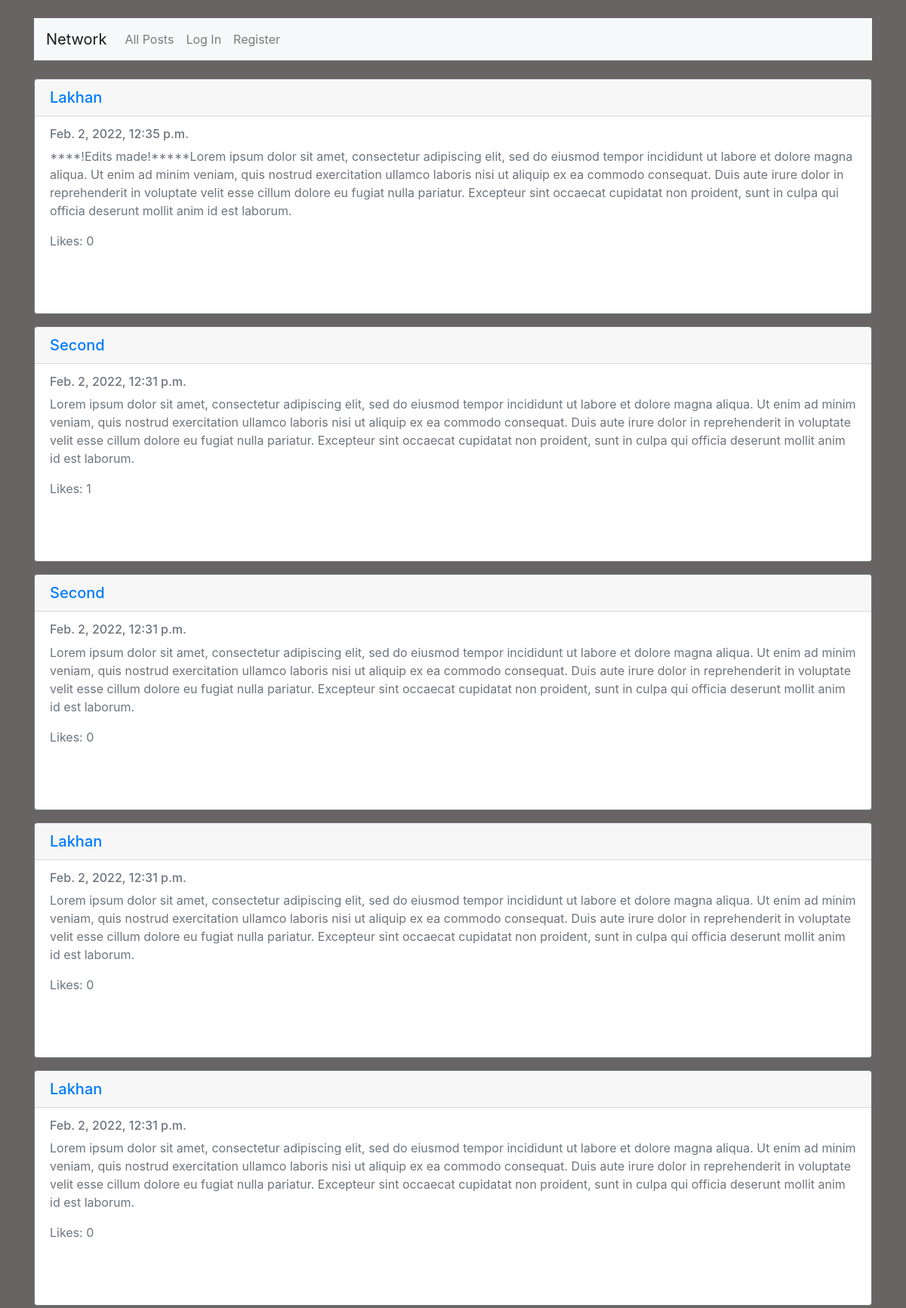
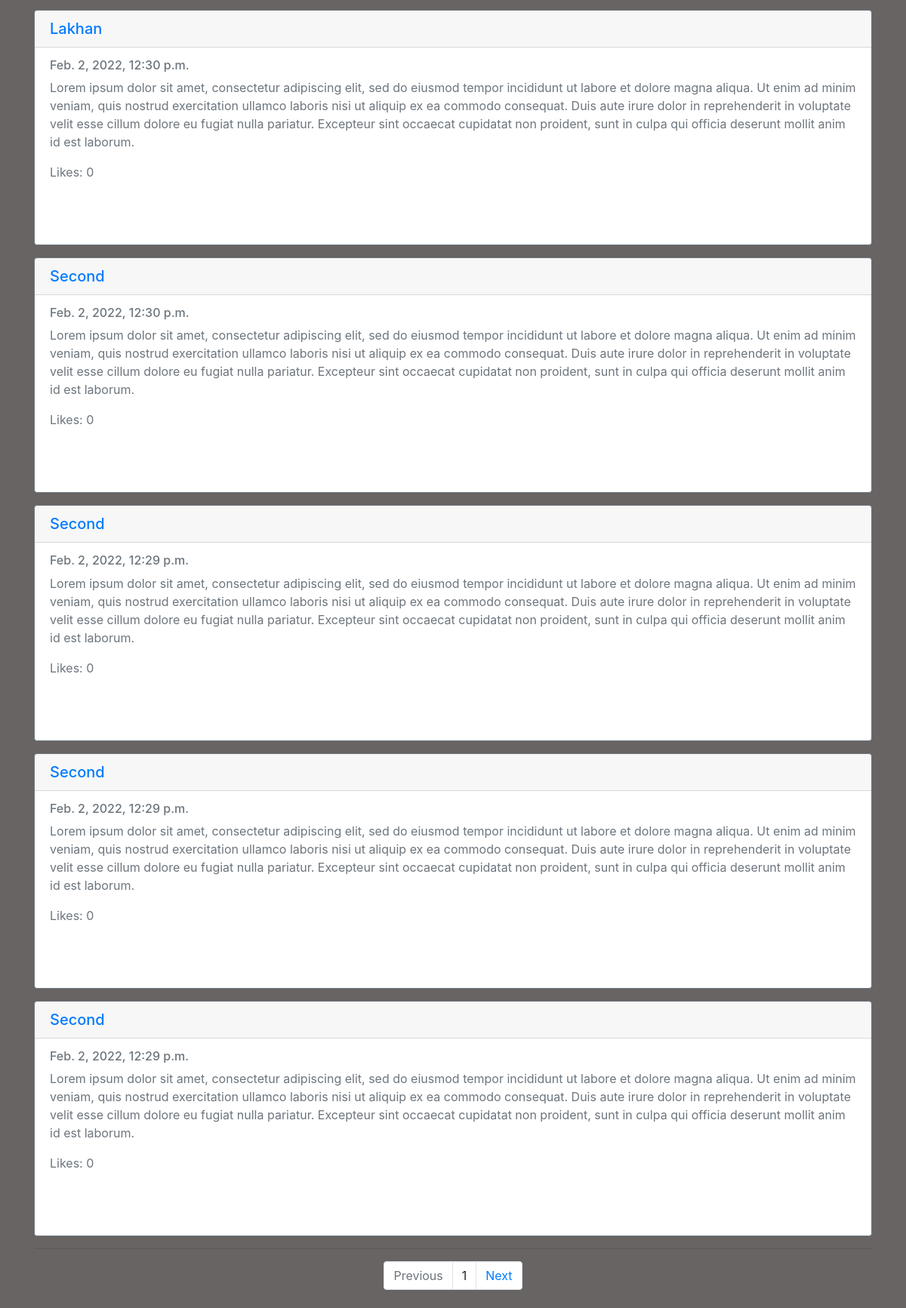
The page / on the database its author committed (2 pictures, top to bottom).
### network/models.py (models this page shows, shortened)
class Posts(models.Model):
    content = models.CharField(max_length=255)
    user = models.ForeignKey(User, on_delete=models.CASCADE, related_name='author')
    date = models.DateTimeField(auto_now_add=True)
    liked = models.ManyToManyField(User, default=None, blank=True, related_name='post_likes')

class User(AbstractUser):
    pass

### network/views.py (the view)
# urls.py: path("", views.index, name="index"),
def index(request):
    posts = Posts.objects.all().order_by('id').reverse()
    paginator = Paginator(posts, 10)
    page_no = request.GET.get('page')
    page_object = paginator.get_page(page_no)
    return render(request, "network/index.html", {'page_obj': page_object})

### network/templates/network/index.html (shortened to what this page needs)
{% extends "network/layout.html" %}
{% block body %}
{% if user.is_authenticated %}
<div class="compose-post">
    <h2 style="padding: 1%;">New Post</h2>
    <form method=post action="{% url 'newpost' username=user.username %}" >
        {% csrf_token %}
        <div class="compose-form">
            <textarea class="form-control" name="textarea" placeholder="New Post"></textarea>
        </div>
        <input value="Post" style="margin:0.5%;" type="submit" class="btn btn-primary"/>
    </form>
</div>
{% else %}
<br>
{% endif %}
{% for post in page_obj %}
<div class="card border-secondary mb-3 post-object{{post.id}}">
    <h5 class="card-header"><a href="{% url 'profile' username=post.user %}">{{post.user|title}}</a></h5>
    <div class="card-body text-secondary">
      <h6 class="card-subtitle mb-2 text-muted">{{post.date}}</h6>
      <p class="card-text post-object-content{{post.id}}">{{post.content}}</p>
        {% if user.is_authenticated %}
        {% if request.user in post.liked.all %}
        <a href="{% url 'likepost' postid=post.id %}"><i class="fa fa-heart" id="heart{{post.id}}" style="color:red;"></i></a><span id="liked{{post.id}}">{{post.liked.all.count}}</span>
        {% else %}
        <a href="{% url 'likepost' postid=post.id %}"><i class="fa fa-heart" id="heart{{post.id}}" style="color:black;"></i></a><span id="liked{{post.id}}">{{post.liked.all.count}}</span>
        {% endif %}
        {% else %}
            <p class="total-likes">Likes: {{post.liked.all.count}}</p>
        {% endif %}
        <br><br>
    </div>
</div>
{% endfor %}
<hr>
<div class="container">
    <ul class="pagination justify-content-center">
        {% if page_obj.has_previous %}
            <li class="page-item"><a href="?page={{ page_obj.previous_page_number }}" class="page-link">Previous</a></li>
        {% else %}
        <li class="page-item disabled"><a class="page-link">Previous</a></li>
        {% endif %}
        {% if page_obj.number %}
        <li class="page-item"><a class="page-link">{{ page_obj.number }}</a></li>
        {% else %}
        <li class="page-item"><a class="page-link">0</a></li>
        {% endif %}
        {% if page_obj.has_next %}
        <li class="page-item"><a href="?page={{ page_obj.next_page_number }}" class="page-link">Next</a></li>
        {% else %}
        <li class="page-item disabled"><a class="page-link">Next</a></li>
        {% endif %}
    </ul>
</div>
{% endblock %}

### network/static/network/styles.css (style rules this page uses)
body { margin: 2%; background-color: rgb(104, 100, 99); }

### rows shown on the page
Posts: user "Lakhan", date "Feb. 2, 2022, 12:35 p.m.", content "****!Edits made!*****Lorem ipsum dolor sit amet, consectetur adipiscing elit, sed do eiusmod tempor incididunt ut labore et dolore magna aliqua. Ut enim ad minim veniam, quis nostrud exercitation ullamco laboris nisi ut aliquip ex ea commodo consequat. Duis aute irure dolor in reprehenderit in voluptate velit esse cillum dolore eu fugiat nulla pariatur. Excepteur sint occaecat cupidatat non proident, sunt in culpa qui officia deserunt mollit anim id est laborum.", liked.all.count "0"
Posts: user "Second", date "Feb. 2, 2022, 12:31 p.m.", content "Lorem ipsum dolor sit amet, consectetur adipiscing elit, sed do eiusmod tempor incididunt ut labore et dolore magna aliqua. Ut enim ad minim veniam, quis nostrud exercitation ullamco laboris nisi ut aliquip ex ea commodo consequat. Duis aute irure dolor in reprehenderit in voluptate velit esse cillum dolore eu fugiat nulla pariatur. Excepteur sint occaecat cupidatat non proident, sunt in culpa qui officia deserunt mollit anim id est laborum.", liked.all.count "1"
Posts: user "Second", date "Feb. 2, 2022, 12:31 p.m.", content "Lorem ipsum dolor sit amet, consectetur adipiscing elit, sed do eiusmod tempor incididunt ut labore et dolore magna aliqua. Ut enim ad minim veniam, quis nostrud exercitation ullamco laboris nisi ut aliquip ex ea commodo consequat. Duis aute irure dolor in reprehenderit in voluptate velit esse cillum dolore eu fugiat nulla pariatur. Excepteur sint occaecat cupidatat non proident, sunt in culpa qui officia deserunt mollit anim id est laborum.", liked.all.count "0"
Posts: user "Lakhan", date "Feb. 2, 2022, 12:31 p.m.", content "Lorem ipsum dolor sit amet, consectetur adipiscing elit, sed do eiusmod tempor incididunt ut labore et dolore magna aliqua. Ut enim ad minim veniam, quis nostrud exercitation ullamco laboris nisi ut aliquip ex ea commodo consequat. Duis aute irure dolor in reprehenderit in voluptate velit esse cillum dolore eu fugiat nulla pariatur. Excepteur sint occaecat cupidatat non proident, sunt in culpa qui officia deserunt mollit anim id est laborum.", liked.all.count "0"
Posts: user "Lakhan", date "Feb. 2, 2022, 12:31 p.m.", content "Lorem ipsum dolor sit amet, consectetur adipiscing elit, sed do eiusmod tempor incididunt ut labore et dolore magna aliqua. Ut enim ad minim veniam, quis nostrud exercitation ullamco laboris nisi ut aliquip ex ea commodo consequat. Duis aute irure dolor in reprehenderit in voluptate velit esse cillum dolore eu fugiat nulla pariatur. Excepteur sint occaecat cupidatat non proident, sunt in culpa qui officia deserunt mollit anim id est laborum.", liked.all.count "0"
Posts: user "Lakhan", date "Feb. 2, 2022, 12:30 p.m.", content "Lorem ipsum dolor sit amet, consectetur adipiscing elit, sed do eiusmod tempor incididunt ut labore et dolore magna aliqua. Ut enim ad minim veniam, quis nostrud exercitation ullamco laboris nisi ut aliquip ex ea commodo consequat. Duis aute irure dolor in reprehenderit in voluptate velit esse cillum dolore eu fugiat nulla pariatur. Excepteur sint occaecat cupidatat non proident, sunt in culpa qui officia deserunt mollit anim id est laborum.", liked.all.count "0"
Posts: user "Second", date "Feb. 2, 2022, 12:30 p.m.", content "Lorem ipsum dolor sit amet, consectetur adipiscing elit, sed do eiusmod tempor incididunt ut labore et dolore magna aliqua. Ut enim ad minim veniam, quis nostrud exercitation ullamco laboris nisi ut aliquip ex ea commodo consequat. Duis aute irure dolor in reprehenderit in voluptate velit esse cillum dolore eu fugiat nulla pariatur. Excepteur sint occaecat cupidatat non proident, sunt in culpa qui officia deserunt mollit anim id est laborum.", liked.all.count "0"
Posts: user "Second", date "Feb. 2, 2022, 12:29 p.m.", content "Lorem ipsum dolor sit amet, consectetur adipiscing elit, sed do eiusmod tempor incididunt ut labore et dolore magna aliqua. Ut enim ad minim veniam, quis nostrud exercitation ullamco laboris nisi ut aliquip ex ea commodo consequat. Duis aute irure dolor in reprehenderit in voluptate velit esse cillum dolore eu fugiat nulla pariatur. Excepteur sint occaecat cupidatat non proident, sunt in culpa qui officia deserunt mollit anim id est laborum.", liked.all.count "0"
Posts: user "Second", date "Feb. 2, 2022, 12:29 p.m.", content "Lorem ipsum dolor sit amet, consectetur adipiscing elit, sed do eiusmod tempor incididunt ut labore et dolore magna aliqua. Ut enim ad minim veniam, quis nostrud exercitation ullamco laboris nisi ut aliquip ex ea commodo consequat. Duis aute irure dolor in reprehenderit in voluptate velit esse cillum dolore eu fugiat nulla pariatur. Excepteur sint occaecat cupidatat non proident, sunt in culpa qui officia deserunt mollit anim id est laborum.", liked.all.count "0"
Posts: user "Second", date "Feb. 2, 2022, 12:29 p.m.", content "Lorem ipsum dolor sit amet, consectetur adipiscing elit, sed do eiusmod tempor incididunt ut labore et dolore magna aliqua. Ut enim ad minim veniam, quis nostrud exercitation ullamco laboris nisi ut aliquip ex ea commodo consequat. Duis aute irure dolor in reprehenderit in voluptate velit esse cillum dolore eu fugiat nulla pariatur. Excepteur sint occaecat cupidatat non proident, sunt in culpa qui officia deserunt mollit anim id est laborum.", liked.all.count "0"

### other values the page prints
{{ page_obj.number }} "1"
